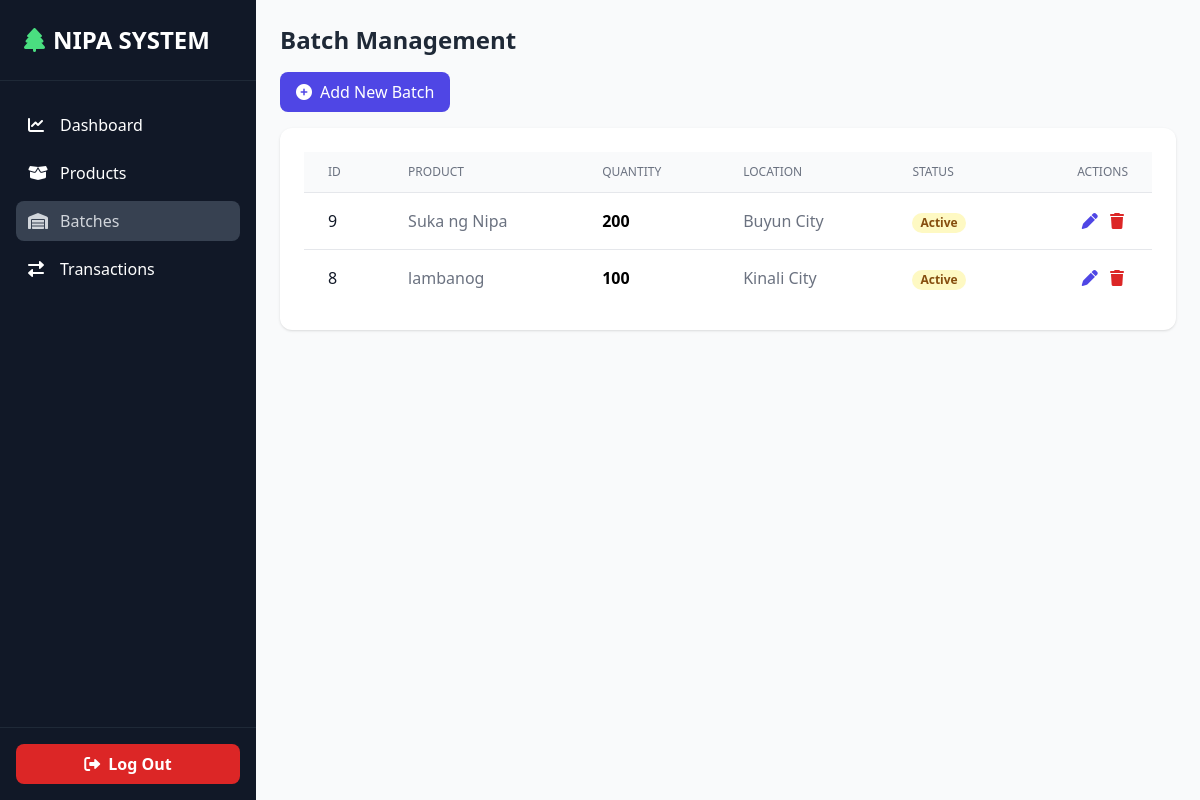
The app's page /dashboard.php?section=batches (signed in) with its own data.
### tables this page shows
CREATE TABLE `batches` (
  `id` int(11) NOT NULL,
  `product_id` int(11) NOT NULL,
  `quantity` int(11) NOT NULL DEFAULT 0,
  `location` varchar(255) DEFAULT NULL,
  `status` enum('Active','Completed','Cancelled','Pending') DEFAULT 'Active',
  `manufacture_date` date DEFAULT NULL,
  `expiry_date` date DEFAULT NULL,
  `created_at` timestamp NOT NULL DEFAULT current_timestamp(),
  `updated_at` timestamp NOT NULL DEFAULT current_timestamp() ON UPDATE current_timestamp()
);

CREATE TABLE `products` (
  `id` int(11) NOT NULL,
  `name` varchar(255) NOT NULL,
  `category` varchar(100) DEFAULT NULL,
  `description` text DEFAULT NULL,
  `imageUrl` varchar(500) DEFAULT NULL,
  `created_at` timestamp NOT NULL DEFAULT current_timestamp(),
  `updated_at` timestamp NOT NULL DEFAULT current_timestamp() ON UPDATE current_timestamp()
);

### src/dashboard.php (the view, shortened to what this page needs)
<?php
require 'db.php';
$stmt = $pdo->query("
    SELECT b.*, p.name AS product_name
    FROM batches b
    JOIN products p ON p.id = b.product_id
    ORDER BY b.id DESC
");
$batches = $stmt->fetchAll();
$currentSection = $_GET['section'] ?? 'dashboard';
?>
<!DOCTYPE html>
<html lang="en">
<head>
    <script src="https://cdn.tailwindcss.com"></script>
    <link rel="stylesheet" href="https://cdnjs.cloudflare.com/ajax/libs/font-awesome/6.0.0-beta3/css/all.min.css">
</head>
<body class="bg-gray-50">
<aside id="sidebar" class="fixed top-0 left-0 h-full w-64 bg-gray-900 text-white flex flex-col z-50 transition-transform duration-300 ease-in-out sidebar-hide lg:sidebar-show">
    <div class="p-6 text-2xl font-bold border-b border-gray-800 flex items-center justify-between">
        <span class="flex items-center space-x-2">
            <i class="fas fa-tree text-green-400"></i>
            <span>NIPA SYSTEM</span>
        </span>
    </div>
    <nav class="flex-1 px-4 py-6 space-y-2">
        <a href="?section=dashboard" class="nav-link <?= $currentSection === 'dashboard' ? 'active-link' : '' ?> flex items-center space-x-3 w-full text-left hover:bg-gray-800 rounded-lg px-3 py-2 transition">
            <i class="fas fa-chart-line w-5"></i><span>Dashboard</span>
        </a>
        <a href="?section=products" class="nav-link <?= $currentSection === 'products' ? 'active-link' : '' ?> flex items-center space-x-3 w-full text-left hover:bg-gray-800 rounded-lg px-3 py-2 transition">
            <i class="fas fa-box-open w-5"></i><span>Products</span>
        </a>
        <a href="?section=batches" class="nav-link <?= $currentSection === 'batches' ? 'active-link' : '' ?> flex items-center space-x-3 w-full text-left hover:bg-gray-800 rounded-lg px-3 py-2 transition">
            <i class="fas fa-warehouse w-5"></i><span>Batches</span>
        </a>
        <a href="?section=transactions" class="nav-link <?= $currentSection === 'transactions' ? 'active-link' : '' ?> flex items-center space-x-3 w-full text-left hover:bg-gray-800 rounded-lg px-3 py-2 transition">
            <i class="fas fa-exchange-alt w-5"></i><span>Transactions</span>
        </a>
    </nav>
    <div class="p-4 border-t border-gray-800">
        <a href="logout.php" class="flex items-center justify-center bg-red-600 hover:bg-red-700 rounded-lg py-2 font-semibold transition">
            <i class="fas fa-sign-out-alt mr-2"></i> Log Out
        </a>
    </div>
</aside>
<main class="flex-1 p-4 lg:p-6 lg:ml-64 mt-16 lg:mt-0">
    <section id="batchesContent" class="content-section <?= $currentSection === 'batches' ? 'active' : '' ?>">
    <div class="mb-4">
        <h2 class="text-xl lg:text-2xl font-bold text-gray-800">Batch Management</h2>
    </div>
    <button onclick="toggleForm('addBatchForm')" class="w-full lg:w-auto bg-indigo-600 text-white px-4 py-2 rounded-lg mb-4 hover:bg-indigo-700 transition">
        <i class="fas fa-plus-circle mr-2"></i>Add New Batch
    </button>
    <div class="hidden lg:block bg-white p-6 rounded-xl shadow">
        <table class="min-w-full divide-y divide-gray-200">
            <thead class="bg-gray-50">
                <tr>
                    <th class="px-6 py-3 text-left text-xs font-medium text-gray-500 uppercase">ID</th>
                    <th class="px-6 py-3 text-left text-xs font-medium text-gray-500 uppercase">Product</th>
                    <th class="px-6 py-3 text-left text-xs font-medium text-gray-500 uppercase">Quantity</th>
                    <th class="px-6 py-3 text-left text-xs font-medium text-gray-500 uppercase">Location</th>
                    <th class="px-6 py-3 text-left text-xs font-medium text-gray-500 uppercase">Status</th>
                    <th class="px-6 py-3 text-right text-xs font-medium text-gray-500 uppercase">Actions</th>
                </tr>
            </thead>
            <tbody class="bg-white divide-y divide-gray-200">
                <?php foreach ($batches as $batch): ?>
                <tr>
                    <td class="px-6 py-4 whitespace-nowrap font-medium text-gray-900"><?= $batch['id'] ?></td>
                    <td class="px-6 py-4 whitespace-nowrap text-gray-500"><?= htmlspecialchars($batch['product_name']) ?></td>
                    <td class="px-6 py-4 whitespace-nowrap font-semibold"><?= $batch['quantity'] ?></td>
                    <td class="px-6 py-4 whitespace-nowrap text-gray-500"><?= htmlspecialchars($batch['location']) ?></td>
                    <td class="px-6 py-4 whitespace-nowrap">
                        <?php
                            $status_class = $batch['status'] == 'Completed' ? 'bg-green-100 text-green-800' : ($batch['status'] == 'Active' ? 'bg-yellow-100 text-yellow-800' : 'bg-red-100 text-red-800');
                        ?>
                        <span class="px-2 inline-flex text-xs leading-5 font-semibold rounded-full <?= $status_class ?>">
                            <?= htmlspecialchars($batch['status']) ?>
                        </span>
                    </td>
                    <td class="px-6 py-4 whitespace-nowrap text-right">
                        <button onclick="openEditBatchModal(<?= htmlspecialchars(json_encode($batch)) ?>)" class="text-indigo-600 hover:text-indigo-800 mx-1">
                            <i class="fas fa-pen"></i>
                        </button>
                        <form method="POST" class="inline" onsubmit="return confirm('Delete Batch?');">
                            <button type="submit" class="text-red-600 hover:text-red-800 mx-1">
                                <i class="fas fa-trash"></i>
                            </button>
                        </form>
                    </td>
                </tr>
                <?php endforeach; ?>
            </tbody>
        </table>
    </div>
</section>
</main>
</body>
</html>

### src/dashboard.php (style rules this page uses)
.active-link { background:#374151; color:#d1d5db }
.content-section { display:none }
.content-section.active { display:block }

### records on screen
batches: id "9", product.name "Suka ng Nipa", quantity "200", location "Buyun City", status "Active"
batches: id "8", product.name "lambanog", quantity "100", location "Kinali City", status "Active"
